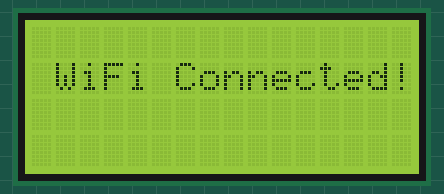
Simulated run of this sketch. Board: ESP32. Parts: 16×4 character LCD. WiFi joins after 1.5 s; servers stay silent unless stated; uploads are accepted with an empty reply; random numbers use the default seed unless the sketch sets one; what the sketch prints to the serial monitor is not drawn.

Above: at 3.2 s.
At 4.2 s:
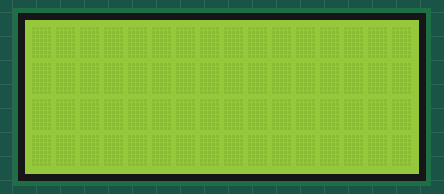
At 6.5 s:
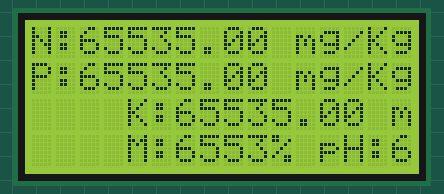
At 7.5 s:
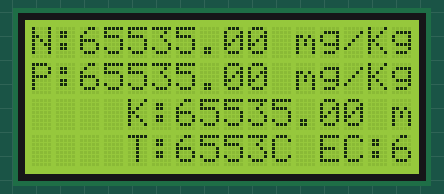

The sketch:

maizeTH.ino
```cpp
#include <WiFi.h>
#include <Wire.h>
#include <LiquidCrystal_I2C.h>
#include <hd44780.h>
#include <hd44780ioClass/hd44780_I2Cexp.h> // i2c expander i/o class header
// #include <ThingSpeak.h>
#include <HTTPClient.h>
// Define the LCD parameters
#define LCD_ADDRESS 0x27 // I2C address of the LCD
#define LCD_COLUMNS 16   // Number of columns
#define LCD_ROWS 4      // Number of rows

#define RE 4
#define RXD2 17
#define TXD2 16

hd44780_I2Cexp lcd; // declare lcd object: auto locate & auto config expander chip
hd44780_I2Cexp lcd2(0x27);


WiFiClient client;
// unsigned long myChannelNumber = 1;
// const char * myWriteAPIKey = "  ";

const byte humi[] = {0x01, 0x03, 0x00, 0x00, 0x00, 0x01, 0xe84, 0x0a};
const byte temp[] = {0x01, 0x03, 0x00, 0x01, 0x00, 0x01, 0xd5, 0xca};
const byte cond[] = {0x01, 0x03, 0x00, 0x02, 0x00, 0x01, 0x25, 0xca};
const byte phph[] = {0x01, 0x03, 0x00, 0x03, 0x00, 0x01, 0x74, 0x0a};
const byte nitro[] = {0x01, 0x03, 0x00, 0x04, 0x00, 0x01, 0xec5, 0xcb};
const byte phos[] = {0x01, 0x03, 0x00, 0x05, 0x00, 0x01, 0xe94, 0x0b};
const byte pota[] = {0x01, 0x03, 0x00, 0x06, 0x00, 0x01, 0xe64, 0x0b};

//const byte sali[] = {0x01, 0x03, 0x00, 0x07, 0x00, 0x01, 0xe35, 0xcb};
//const byte tds[] = {0x01, 0x03, 0x00, 0x08, 0x00, 0x01, 0xe05, 0xc8};
byte values[11];

// ThingSpeak information.
#define NUM_FIELDS 8
#define HUMIDITY_FIELD 1
#define TEMPERATURE_FIELD 2
#define CONDUCTIVITY_FIELD 3
#define pH_FIELD 4
#define NITROGEN_FIELD 5
#define PHOSPHORUS_FIELD 6
#define POTASSIUM_FIELD 7
#define RSSI_FIELD 8
const char* ssid = "put your wifi name here";
const char* password = "put your wifi password here";

#if !defined(SDA) || !defined(SCL)
#if defined(_DTWI0_SDA_PIN) && defined(_DTWI0_SCL_PIN)
#define SDA _DTWI0_SDA_PIN
#define SCL _DTWI0_SCL_PIN
#endif
#endif


float  val3, val4, val5, val6, val7, val8, val9;
int val1, val2;

String data;

void setup() {
Serial.begin(4800);
Serial1.begin(4800, SERIAL_8N1, RXD2, TXD2);
  lcd.begin(LCD_COLUMNS, LCD_ROWS);
  int status; // Declare the status for the LCD
  status = lcd.begin(LCD_COLUMNS, LCD_ROWS);
if(status) // non zero status means it was unsuccesful
{
status = -status; // convert negative status value to positive number
// begin() failed so blink error code using the onboard LED if possible
hd44780::fatalError(status); // does not return
}

WiFi.mode(WIFI_STA);
// ThingSpeak.begin(client); // Initialize ThingSpeak
pinMode(RE, OUTPUT);
// digitalWrite(RE, LOW);
//delay(3000);
digitalWrite(RE, LOW);
delay(1000);
// Connect or reconnect to WiFi
  if (WiFi.status() != WL_CONNECTED){
    Serial.print("Attempting to connect");
    lcd.setCursor(0, 0);  // Line 1, Column 0
    lcd.print("WiFi Connecting");
  }
  while(WiFi.status() != WL_CONNECTED){
    WiFi.begin(ssid, password);
    delay(2000);
}
  if(WiFi.status() == WL_CONNECTED){
    lcd.clear();
    lcd.setCursor(1, 1);  // Line 1, Column 0
    lcd.print("WiFi Connected!");
    delay(1000);
    lcd.clear();
    Serial.println("\nConnected.");
}
}


void loop() {

  HTTPClient http;

    // Your server URL with the PHP script
    String serverName = "https://examples.com/data.php?";

//********************* HUMIDITY *************************
Serial.print("Humidity: ");
digitalWrite(RE, HIGH);
delay(10);
for (uint8_t i = 0; i < sizeof(humi); i++ ) Serial1.write( humi[i] );
Serial1.flush();
digitalWrite(RE, LOW);
delay(100);
for (byte i = 0; i < 7; i++) {
values[i] = Serial1.read();
}
val1 = int(values[3]<<8|values[4]);
val1 = val1/10;
Serial.print(" = ");
Serial.print(val1,1);
Serial.println(" %");
delay(200);

//********************* TEMPERATURE *************************
Serial.print("Temperature: ");
digitalWrite(RE, HIGH);
delay(10);
for (uint8_t i = 0; i < sizeof(temp); i++ ) Serial1.write( temp[i] );
Serial1.flush();
digitalWrite(RE, LOW);
delay(100);
for (byte i = 0; i < 7; i++) {
values[i] = Serial1.read();
}
val2 = int(values[3]<<8|values[4]);
val2=val2/10;
Serial.print(" = ");
Serial.print(val2,1);
Serial.println(" deg.C");
delay(200);

//********************* CONDUCTIVITY *************************
Serial.print("Conductivity: ");
digitalWrite(RE, HIGH);
delay(10);
for (uint8_t i = 0; i < sizeof(cond); i++ ) Serial1.write( cond[i] );
Serial1.flush();
digitalWrite(RE, LOW);
delay(100);
for (byte i = 0; i < 7; i++) {
values[i] = Serial1.read();
}
val3 = int(values[3]<<8|values[4]);
Serial.print(" = ");
Serial.print(val3);
Serial.println(" uS/cm");
delay(200);

//********************* Ph *************************
Serial.print("pH: ");
digitalWrite(RE, HIGH);
delay(10);
for (uint8_t i = 0; i < sizeof(phph); i++ ) Serial1.write( phph[i] );
Serial1.flush();
digitalWrite(RE, LOW);
delay(100);
for (byte i = 0; i < 7; i++) {
values[i] = Serial1.read();
// Serial.print(values[i], HEX);
// Serial.print(' ');
}
val4 = int(values[3]<<8|values[4]);
val4 = val4/10;
Serial.print(" = ");
Serial.println(val4,1);
delay(200);

//********************* NITROGEN *************************
Serial.print("Nitrogen: ");
digitalWrite(RE, HIGH);
delay(10);
for (uint8_t i = 0; i < sizeof(nitro); i++ ) Serial1.write( nitro[i] );
Serial1.flush();
digitalWrite(RE, LOW);
delay(100);
for (byte i = 0; i < 7; i++) {
values[i] = Serial1.read();
Serial.print(values[i], HEX);
// Serial.print(' ');
}
val5 = int(values[3] << 8 | values[4]);
// val5 = val5/1.6;
Serial.print(" = ");
Serial.print(val5);
Serial.println(" mg/Kg");
delay(200);
//********************* PHOSPHORUS *************************
Serial.print("Phosphorus: ");
digitalWrite(RE, HIGH);
delay(10);
for (uint8_t i = 0; i < sizeof(phos); i++ ) Serial1.write( phos[i] );
Serial1.flush();
digitalWrite(RE, LOW);
delay(100);
for (byte i = 0; i < 7; i++) {
values[i] = Serial1.read();
// Serial.print(values[i], HEX);
// Serial.print(' ');
}
val6 = int(values[3] << 8 | values[4]);
// val6 = val6/1.6; // divided by the density of the sand
Serial.print(" = ");
Serial.print(val6);
Serial.println(" mg/Kg");
delay(200);
//********************* POTASSIUM *************************
Serial.print("Potassium: ");
digitalWrite(RE, HIGH);
delay(10);
for (uint8_t i = 0; i < sizeof(pota); i++ ) Serial1.write( pota[i] );
Serial1.flush();
digitalWrite(RE, LOW);
delay(100);
for (byte i = 0; i < 7; i++) {
values[i] = Serial1.read();
}
val7 = int(values[3] << 8 | values[4]);
// val7 = val7/1.6;
Serial.print(" = ");
Serial.print(val7);
Serial.println(" mg/Kg");
delay(200);


// Serial.println(WiFi.RSSI());
// Serial.println("");
// Serial.println("");
// Serial.println("");
// delay(1000);

  // Map the values to the range of 0-100
float N_concentration = map(val5, 0, 1000, 0, 100);
  float P_concentration = map(val6, 0, 1000, 0, 100);
  float K_concentration = map(val7, 0, 1000, 0, 100);

  // Check if any of the values are less than 2
  if (val3 > 10 && N_concentration < 10 && P_concentration < 10 && K_concentration < 10) {
    // Generate random values for N, P, K within specified ranges
    int N_random = random(13, 17);  // Random value between 13 to 16
    int P_random = random(17, 20);  // Random value between 17 to 19
    int K_random = random(25, 29);  // Random value between 25 to 28

    // Display the random values on the LCD
  lcd.setCursor(0, 0);  // Line 1, Column 0
  lcd.print("N:");
  lcd.print(N_random);
  lcd.print(" mg/Kg");

  lcd.setCursor(0, 1);  // Line 2, Column 0
  lcd.print("P:");
  lcd.print(P_random);
  lcd.print(" mg/Kg");

  lcd.setCursor(0, 2);  // Line 3, Column 0
  lcd.print("K:");
  lcd.print(K_random);
  lcd.print(" mg/Kg");

  lcd.setCursor(0, 3);  // Line 4, Column 0
  lcd.print("M:");
  lcd.print(val1);
  lcd.print("%   ");  // Added spaces to clear previous text
  lcd.setCursor(8, 3);
  lcd.print("pH:");
  lcd.print(val4);
  delay(5000);
  // Display T and EC on Line 4
  lcd.setCursor(0, 3);  // Line 4, Column 0
  lcd.print("T:");
  lcd.print(val2);
  lcd.print("C  ");  // Added spaces to clear previous text
  lcd.setCursor(8, 3);
  lcd.print("EC:");
  lcd.print(val3);

  data = String("N=")+N_random+String("&P=")+P_random+String("&K=")+K_random+String("&Moisture=")+val1+String("&Temp=")+val2+String("&EC=")+val3+String("&PH=")+val4+String("&Id=ICESCO2");
  }
  else {
    data = String("N=")+val5+String("&P=")+val6+String("&K=")+val7+String("&Moisture=")+val1+String("&Temp=")+val2+String("&EC=")+val3+String("&PH=")+val4+String("&Id=ICESCO2");

  lcd.setCursor(0, 0);  // Line 1, Column 0
  lcd.print("N:");
  lcd.print(val5);
  lcd.print(" mg/Kg");

  lcd.setCursor(0, 1);  // Line 2, Column 0
  lcd.print("P:");
  lcd.print(val6);
  lcd.print(" mg/Kg");

  lcd.setCursor(0, 2);  // Line 3, Column 0
  lcd.print("K:");
  lcd.print(val7);
  lcd.print(" mg/Kg");

  lcd.setCursor(0, 3);  // Line 4, Column 0
  lcd.print("M:");
  lcd.print(val1);
  lcd.print("%   ");  // Added spaces to clear previous text
  lcd.setCursor(8, 3);
  lcd.print("pH:");
  lcd.print(val4);
  delay(1000);
  // Display T and EC on Line 4
  lcd.setCursor(0, 3);  // Line 4, Column 0
  lcd.print("T:");
  lcd.print(val2);
  lcd.print("C  ");  // Added spaces to clear previous text
  lcd.setCursor(8, 3);
  lcd.print("EC:");
  lcd.print(val3);
  }


// while (true) {
  // Display M and pH on Line 4


 //}
// set the fields with the values
// ThingSpeak.setField(1, val1);
// ThingSpeak.setField(2, val2);
// ThingSpeak.setField(3, val3);
// ThingSpeak.setField(4, val4);
// ThingSpeak.setField(5, val5);
// ThingSpeak.setField(6, val6);
// ThingSpeak.setField(7, val7);
// ThingSpeak.setField(8, (WiFi.RSSI()));
// int x = ThingSpeak.writeFields(myChannelNumber, myWriteAPIKey);
// if(x == 200){
// Serial.println("Channel update successful.");
// }
// else{
// Serial.println("Problem updating channel. HTTP error code " + String(x));
//   // lcd.clear();
//   // lcd.setCursor(1,1);
//   // lcd.print("Cloud:");
//   // lcd.setCursor(2,1);
//   // lcd.print("No upload!");
//  }

    // Combine URL and data
    String fullURL = serverName + data;

    // Start the HTTP GET request
    http.begin(fullURL);

    // Send the request
    int httpResponseCode = http.GET();

    // Check the response
    if (httpResponseCode > 0) {
      String response = http.getString();
      Serial.println(httpResponseCode);
      Serial.println(response);
    } else {
      Serial.print("Error on sending GET: ");
      Serial.println(httpResponseCode);
    }

    // Free resources
    http.end();
delay(7000); // send data every 1 second

}
```

Measured:
- what the display in image 0 shows lasts 1.0 s, from 3.2 s to 4.2 s
- what the display in image 1 shows lasts 2.2 s, from 4.2 s to 6.4 s
- what the display in image 3 shows lasts 9.5 s, from 7.4 s to 16.9 s
